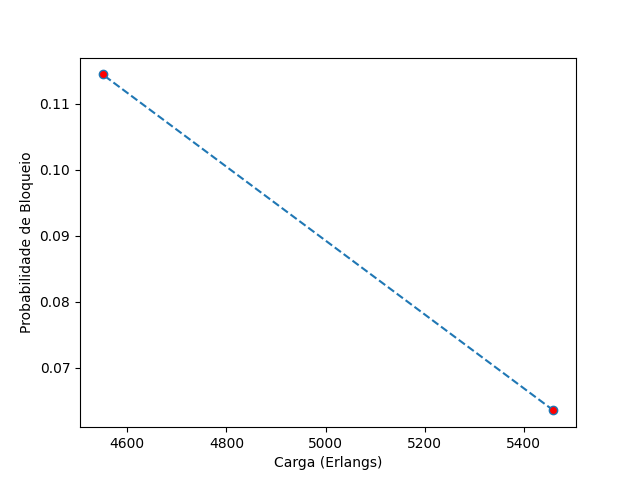

The script that drew this image:
import matplotlib.pyplot as plt

x = [5460, 4550]

y = [ 0.06352195025270042, 0.1144088791992865]


plt.plot(x, y, linestyle = 'dashed', marker = 'o', markerfacecolor = 'red')


plt.xlabel('Carga (Erlangs)')

plt.ylabel('Probabilidade de Bloqueio')
plt.show()
